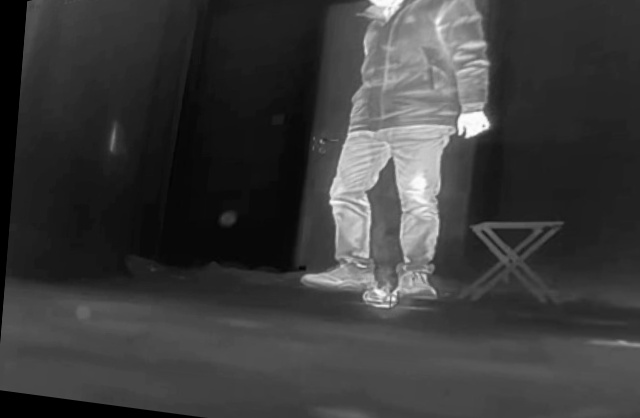
#> input picture aligned_thermal.jpg, 640 x 418 px
$ python -i time_alignment.py   (imports and definitions only)
#> lines starting #> are read from the running program, lines starting #| are printed output that depends on the picture
#> the answer given: aligned_thermal.jpg
#> the answer given: first_frame_video_1.jpg
#> the answer given: .
#> in find_max_overlap, prev_frame is the input picture: shape (418, 640, 3); min 0, max 255, mean 59.6
import cv2
import numpy as np
import tkinter as tk
from tkinter import filedialog, simpledialog
from tkinter import ttk
from PIL import Image, ImageTk
import os
from scipy.spatial.distance import cdist


def extract_motion_features(prev_frame, curr_frame):
    prev_gray = cv2.cvtColor(prev_frame, cv2.COLOR_BGR2GRAY)
    curr_gray = cv2.cvtColor(curr_frame, cv2.COLOR_BGR2GRAY)
    flow = cv2.calcOpticalFlowFarneback(prev_gray, curr_gray, None, 0.5, 3, 15, 3, 5, 1.2, 0)
    mag, ang = cv2.cartToPolar(flow[..., 0], flow[..., 1])
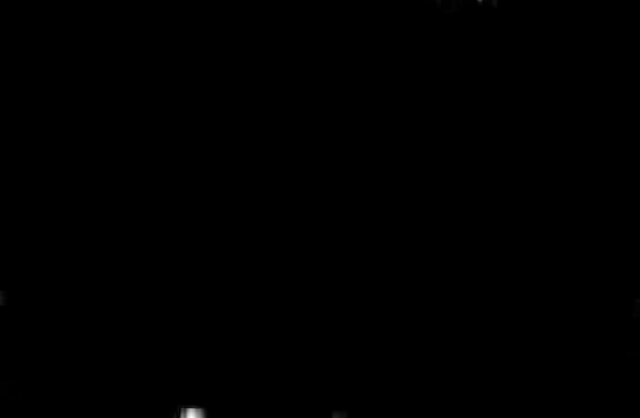
#> mag: shape (418, 640) float32; min 0, max 0.119, mean 6.91e-05; drawn with min black and max white
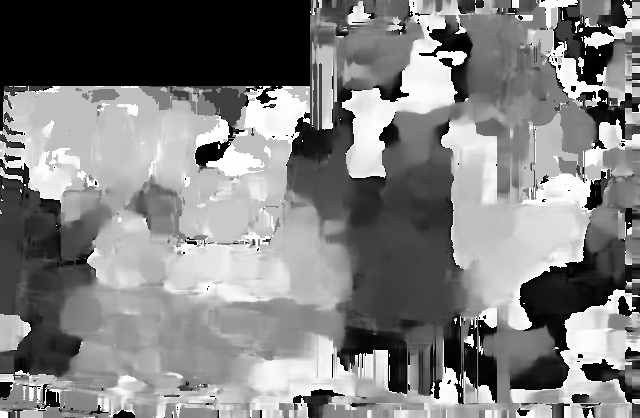
#> ang: shape (418, 640) float32; min 0, max 6.28, mean 3.16; drawn with min black and max white
    ang = ang * 180 / np.pi / 2
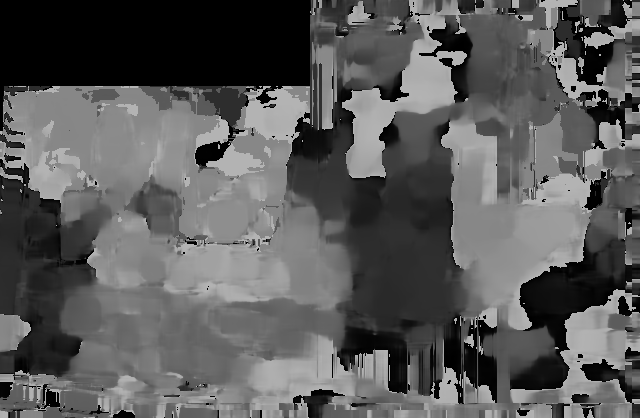
#> ang: shape (418, 640) float32; min 0, max 180, mean 90.6
    hist_ang = cv2.calcHist([ang], [0], None, [32], [0, 180])
#> hist_ang = 32 values, max 38076 at index 0, min 3103 at index 4, mean 8330.1
    hist_mag = cv2.calcHist([mag], [0], None, [32], [0, np.max(mag)])
#> hist_mag = 32 values, max 266945 at index 0, min 2 at index 30, mean 8360
    hist_ang = cv2.normalize(hist_ang, hist_ang).flatten()
#> hist_ang = 32 values, max 0.631 at index 0, min 0.0514 at index 4, mean 0.138
    hist_mag = cv2.normalize(hist_mag, hist_mag).flatten()
#> hist_mag = 32 values, max 1 at index 0, min 7.49e-06 at index 30, mean 0.0313
    feature = np.concatenate([hist_ang * 0.6, hist_mag * 0.4])
#> feature = 64 values, max 0.4 at index 32, min 3e-06 at index 62, mean 0.0477
    return feature / (np.linalg.norm(feature) + 1e-6)


def get_frame_timestamps(cap):
    fps = cap.get(cv2.CAP_PROP_FPS)
    frame_count = int(cap.get(cv2.CAP_PROP_FRAME_COUNT))
    timestamps = [i / fps for i in range(frame_count)]
    return timestamps


def find_max_overlap(video1_path, video2_path, threshold=0.1, tolerance=2):
    cap1 = cv2.VideoCapture(video1_path)
    cap2 = cv2.VideoCapture(video2_path)

    if not cap1.isOpened() or not cap2.isOpened():
        print("错误：无法打开视频文件！")
        return []

    timestamps1 = get_frame_timestamps(cap1)
    timestamps2 = get_frame_timestamps(cap2)

    features1 = []
    frames1 = []
    ret, prev_frame = cap1.read()
    if not ret:
        print("错误：视频1首帧读取失败")
        return []
    frames1.append(prev_frame)
    while cap1.isOpened():
        ret, curr_frame = cap1.read()
        if not ret:
            break
        frames1.append(curr_frame)
        features1.append(extract_motion_features(prev_frame, curr_frame))
        prev_frame = curr_frame.copy()

    features2 = []
    frames2 = []
    ret, prev_frame = cap2.read()
    if not ret:
        print("错误：视频2首帧读取失败")
        return []
    frames2.append(prev_frame)
    while cap2.isOpened():
        ret, curr_frame = cap2.read()
        if not ret:
            break
        frames2.append(curr_frame)
        features2.append(extract_motion_features(prev_frame, curr_frame))
        prev_frame = curr_frame.copy()

    similarity_matrix = 1 - cdist(features1, features2, 'cosine')
    dp = np.zeros_like(similarity_matrix)
    dp[0][0] = similarity_matrix[0][0] if similarity_matrix[0][0] > threshold else 0

    for i in range(1, len(features1)):
        for j in range(1, len(features2)):
            sim = similarity_matrix[i][j]
            if sim > threshold:
                dp[i][j] = dp[i - 1][j - 1] + sim
            else:
                max_prev = 0
                for k in range(1, min(tolerance + 1, i + 1)):
                    if i - k >= 0 and j - k >= 0 and dp[i - k][j - k] > 0:
                        max_prev = max(max_prev, dp[i - k][j - k] - k * 0.05)
                dp[i][j] = max_prev

    max_dp = 0
    end_i, end_j = 0, 0
    for i in range(len(features1)):
        for j in range(len(features2)):
            if dp[i][j] > max_dp:
                max_dp = dp[i][j]
                end_i, end_j = i, j

    matches = []
    i, j = end_i, end_j
    while i >= 0 and j >= 0 and dp[i][j] > 0:
        matches.append((i, j))
        i -= 1
        j -= 1

    if not matches:
        print("未找到连续重合段")
        return []

    return list(reversed(matches))


# [50 lines left out: functions trim_video, play_videos_in_tkinter, not called in this run]


def main():
    root = tk.Tk()
    root.withdraw()

    video1_path = filedialog.askopenfilename(title="选择第一个视频", filetypes=[("视频文件", "*.mp4 *.avi *.mov")])
    video2_path = filedialog.askopenfilename(title="选择第二个视频", filetypes=[("视频文件", "*.mp4 *.avi *.mov")])
    output_dir = filedialog.askdirectory(title="选择输出文件夹")

    output_name1 = simpledialog.askstring("输入", "请输入第一个输出视频的名称（不含扩展名）：", initialvalue="trimmed_video1")
    output_name2 = simpledialog.askstring("输入", "请输入第二个输出视频的名称（不含扩展名）：", initialvalue="trimmed_video2")
    threshold = simpledialog.askfloat("输入", "请输入相似度阈值（0-1，建议0.8-0.95）：", initialvalue=0.9, minvalue=0.0, maxvalue=1.0)

    print("正在分析视频内容...")
    matches = find_max_overlap(video1_path, video2_path, threshold=threshold)

    if not matches:
        print("未找到时间重合部分")
        return

    video1_indices = [m[0] for m in matches]
    video2_indices = [m[1] for m in matches]

    output1 = os.path.join(output_dir, f"{output_name1}.mp4")
    output2 = os.path.join(output_dir, f"{output_name2}.mp4")

    print(f"找到重合段：{len(matches)}帧")
    trim_video(video1_path, video1_indices, output1, target_fps=25)
    trim_video(video2_path, video2_indices, output2, target_fps=25)

    print(f"处理完成！结果保存至：\n{output1}\n{output2}")
    play_videos_in_tkinter(output1, output2)


# [2 lines not run here, left out]

>>> result = main()

$ run again, with first_frame_video_2.jpg copied over aligned_thermal.jpg
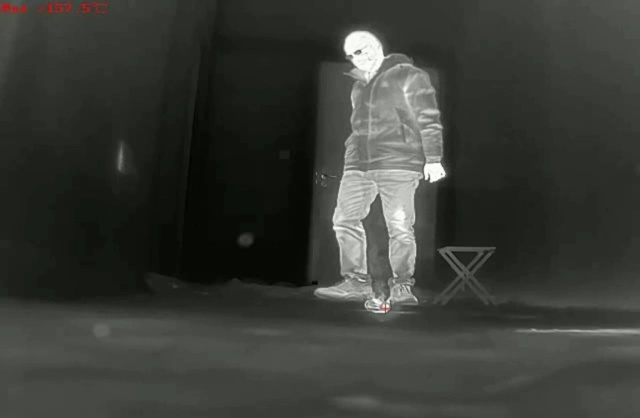
#> input picture first_frame_video_2.jpg, 640 x 418 px
#> in find_max_overlap, prev_frame is the input picture: shape (418, 640, 3); mean B, G, R 53.7, 58.8, 56.8
#> in extract_motion_features, `mag, ang = cv2.cartToPolar(flow[..., 0], flow[..., 1])`:
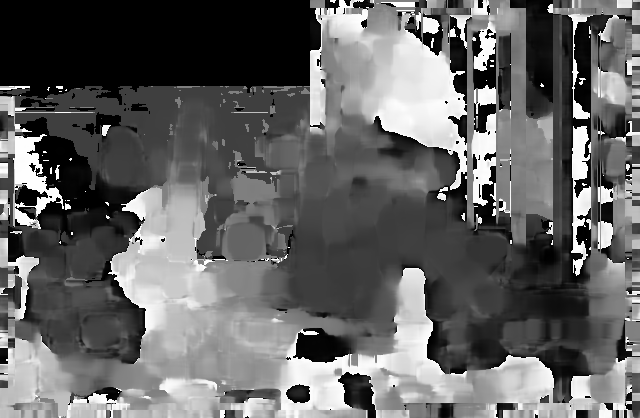
#> ang: shape (418, 640) float32; min 0, max 6.28, mean 2.48; drawn with min black and max white
#> in extract_motion_features, `ang = ang * 180 / np.pi / 2`:
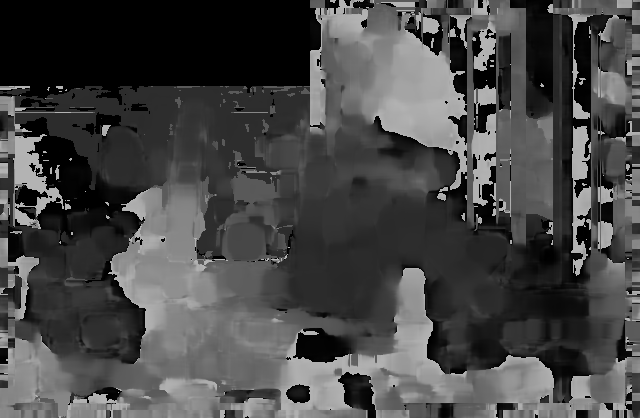
#> ang: shape (418, 640) float32; min 0, max 180, mean 71
#> in extract_motion_features, `hist_ang = cv2.calcHist([ang], [0], None, [32], [0, 180])`: hist_ang = 32 values, max 44538 at index 0, min 3338 at index 27, mean 8349.1
#> in extract_motion_features, `hist_mag = cv2.calcHist([mag], [0], None, [32], [0, np.max(mag)])`: hist_mag = 32 values, max 266501 at index 0, min 0 at index 31, mean 8360
#> in extract_motion_features, `hist_ang = cv2.normalize(hist_ang, hist_ang).flatten()`: hist_ang = 32 values, max 0.679 at index 0, min 0.0509 at index 27, mean 0.127
#> in extract_motion_features, `hist_mag = cv2.normalize(hist_mag, hist_mag).flatten()`: hist_mag = 32 values, max 1 at index 0, min 0 at index 31, mean 0.0314
#> feature = 64 values, max 0.408 at index 0, min 0 at index 63, mean 0.0445
